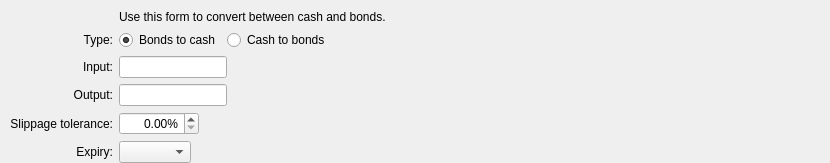
     <widget class="QWidget" name="scrollAreaWidgetContents">
      <property name="geometry">
       <rect>
        <x>0</x>
        <y>0</y>
        <width>830</width>
        <height>104</height>
       </rect>
      </property>
      <layout class="QVBoxLayout" name="verticalLayout_2" stretch="0,1">
       <property name="leftMargin">
        <number>10</number>
       </property>
       <property name="topMargin">
        <number>10</number>
       </property>
       <property name="rightMargin">
        <number>10</number>
       </property>
       <property name="bottomMargin">
        <number>0</number>
       </property>
       <item>
        <layout class="QGridLayout" name="conversionInputs">
        <item row="2" column="0">
         <widget class="QLabel" name="type">
          <property name="toolTip">
           <string>Select the conversion type.</string>
          </property>
          <property name="text">
           <string>Type:</string>
          </property>
          <property name="alignment">
           <set>Qt::AlignRight|Qt::AlignTrailing|Qt::AlignVCenter</set>
          </property>
         </widget>
        </item>
         <item row="3" column="0">
          <widget class="QLabel" name="labelIn">
           <property name="toolTip">
            <string>An optional amount to request. Leave this empty or zero to not request a specific amount.</string>
           </property>
           <property name="text">
            <string>Input:</string>
           </property>
           <property name="alignment">
            <set>Qt::AlignRight|Qt::AlignTrailing|Qt::AlignVCenter</set>
           </property>
           <property name="buddy">
            <cstring>reqAmountIn</cstring>
           </property>
          </widget>
         </item>
         <item row="5" column="0">
          <widget class="QLabel" name="labelOut">
           <property name="toolTip">
            <string>An optional amount to request. Leave this empty or zero to not request a specific amount.</string>
           </property>
           <property name="text">
            <string>Output:</string>
           </property>
           <property name="alignment">
            <set>Qt::AlignRight|Qt::AlignTrailing|Qt::AlignVCenter</set>
           </property>
           <property name="buddy">
            <cstring>reqAmountOut</cstring>
           </property>
          </widget>
         </item>
         <item row="7" column="0">
          <widget class="QLabel" name="labelSlippage">
           <property name="toolTip">
            <string>Transaction will be invalid if conversion rate changes unfavorably by more than this amount.</string>
           </property>
           <property name="text">
            <string>Slippage tolerance:</string>
           </property>
           <property name="alignment">
            <set>Qt::AlignRight|Qt::AlignTrailing|Qt::AlignVCenter</set>
           </property>
           <property name="buddy">
            <cstring>reqSlippage</cstring>
           </property>
          </widget>
         </item>
         <item row="8" column="0">
          <widget class="QLabel" name="labelExpiry">
           <property name="toolTip">
            <string>Transaction will be invalid after this amount of time.</string>
           </property>
           <property name="text">
            <string>Expiry:</string>
           </property>
           <property name="alignment">
            <set>Qt::AlignRight|Qt::AlignTrailing|Qt::AlignVCenter</set>
           </property>
           <property name="buddy">
            <cstring>reqSlippage</cstring>
           </property>
          </widget>
         </item>
         <item row="1" column="2">
          <widget class="QLabel" name="label_5">
           <property name="text">
            <string>Use this form to convert between cash and bonds.</string>
           </property>
          </widget>
         </item>
         <item row="2" column="2">
          <layout class="QHBoxLayout" name="horizontalLayout">
          <item>
           <widget class="QRadioButton" name="radioTypeBondIn">
            <property name="text">
             <string>Bonds to cash</string>
            </property>
            <property name="checked">
             <bool>true</bool>
            </property>
            <attribute name="buttonGroup">
             <string notr="true">groupType</string>
            </attribute>
           </widget>
          </item>
          <item>
           <widget class="QRadioButton" name="radioTypeCashIn">
            <property name="text">
             <string>Cash to bonds</string>
            </property>
            <property name="checked">
             <bool>false</bool>
            </property>
            <attribute name="buttonGroup">
             <string notr="true">groupType</string>
            </attribute>
           </widget>
          </item>
           <item>
            <spacer name="horizontalSpacer">
             <property name="orientation">
              <enum>Qt::Horizontal</enum>
             </property>
             <property name="sizeHint" stdset="0">
              <size>
               <width>40</width>
               <height>20</height>
              </size>
             </property>
            </spacer>
           </item>
          </layout>
         </item>
         <item row="3" column="2">
          <layout class="QHBoxLayout" name="horizontalLayout_3">
           <item>
            <widget class="BitcoinAmountField" name="reqAmountIn">
             <property name="sizePolicy">
              <sizepolicy hsizetype="Fixed" vsizetype="Fixed">
               <horstretch>0</horstretch>
               <verstretch>0</verstretch>
              </sizepolicy>
             </property>
             <property name="minimumSize">
              <size>
               <width>80</width>
               <height>0</height>
              </size>
             </property>
             <property name="maximumSize">
              <size>
               <width>1000</width>
               <height>100</height>
              </size>
             </property>
             <property name="toolTip">
              <string>The desired or expected input amount. Required.</string>
             </property>
            </widget>
           </item>
           <item>
            <spacer name="horizontalSpacer_3">
             <property name="orientation">
              <enum>Qt::Horizontal</enum>
             </property>
             <property name="sizeHint" stdset="0">
              <size>
               <width>0</width>
               <height>0</height>
              </size>
             </property>
            </spacer>
           </item>
          </layout>
         </item>
         <item row="5" column="2">
          <layout class="QHBoxLayout" name="horizontalLayout_4">
           <item>
            <widget class="BitcoinAmountField" name="reqAmountOut">
             <property name="sizePolicy">
              <sizepolicy hsizetype="Fixed" vsizetype="Fixed">
               <horstretch>0</horstretch>
               <verstretch>0</verstretch>
              </sizepolicy>
             </property>
             <property name="minimumSize">
              <size>
               <width>80</width>
               <height>0</height>
              </size>
             </property>
             <property name="maximumSize">
              <size>
               <width>1000</width>
               <height>100</height>
              </size>
             </property>
             <property name="toolTip">
              <string>The desired or expected output amount. Required.</string>
             </property>
            </widget>
           </item>
           <item>
            <spacer name="horizontalSpacer_4">
             <property name="orientation">
              <enum>Qt::Horizontal</enum>
             </property>
             <property name="sizeHint" stdset="0">
              <size>
               <width>0</width>
               <height>0</height>
              </size>
             </property>
            </spacer>
           </item>
          </layout>
         </item>
         <item row="7" column="2">
          <layout class="QHBoxLayout" name="horizontalLayout_5">
           <item>
            <widget class="QDoubleSpinBox" name="reqSlippage">
             <property name="sizePolicy">
              <sizepolicy hsizetype="Fixed" vsizetype="Fixed">
               <horstretch>0</horstretch>
               <verstretch>0</verstretch>
              </sizepolicy>
             </property>
             <property name="minimumSize">
              <size>
               <width>80</width>
               <height>0</height>
              </size>
             </property>
             <property name="maximumSize">
              <size>
               <width>1000</width>
               <height>100</height>
              </size>
             </property>
             <property name="decimals">
                 <number>2</number>
             </property>
             <property name="maximum">
                 <number>50</number>
             </property>
             <property name="suffix">
                 <string>&#37;</string>
             </property>
             <property name="alignment">
              <set>Qt::AlignRight|Qt::AlignTrailing|Qt::AlignVCenter</set>
             </property>
             <property name="toolTip">
              <string>The amount of allowable slippage.</string>
             </property>
            </widget>
           </item>
           <item>
            <spacer name="horizontalSpacer_5">
             <property name="orientation">
              <enum>Qt::Horizontal</enum>
             </property>
             <property name="sizeHint" stdset="0">
              <size>
               <width>0</width>
               <height>0</height>
              </size>
             </property>
            </spacer>
           </item>
          </layout>
         </item>
         <item row="8" column="2">
          <layout class="QHBoxLayout" name="horizontalLayout_6">
           <item>
            <widget class="QComboBox" name="expirySelector"/>
           </item>
           <item>
            <spacer name="horizontalSpacer_6">
             <property name="orientation">
              <enum>Qt::Horizontal</enum>
             </property>
             <property name="sizeHint" stdset="0">
              <size>
               <width>0</width>
               <height>0</height>
              </size>
             </property>
            </spacer>
           </item>
          </layout>
         </item>
        </layout>
       </item>
       <item>
        <spacer name="verticalSpacer">
         <property name="orientation">
          <enum>Qt::Vertical</enum>
         </property>
         <property name="sizeHint" stdset="0">
          <size>
           <width>20</width>
           <height>40</height>
          </size>
         </property>
        </spacer>
       </item>
      </layout>
     </widget>
